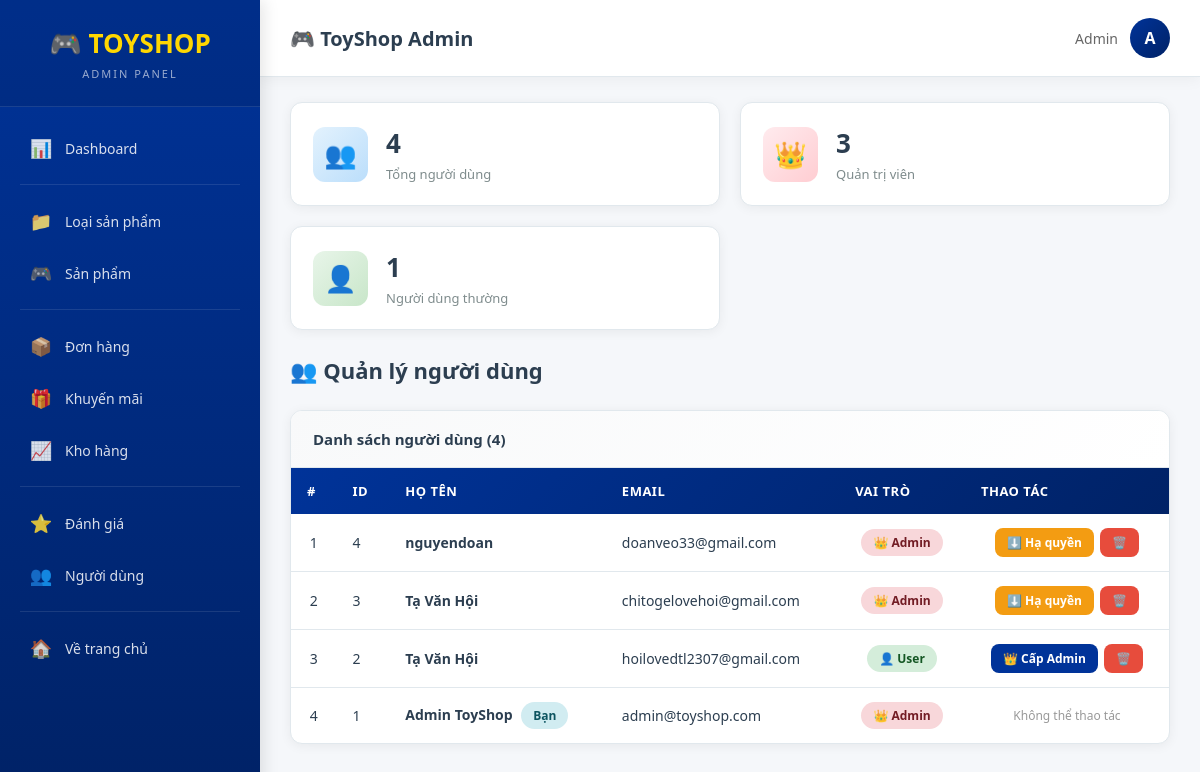
Page /Admin/userList (signed in) on the earlier database version.
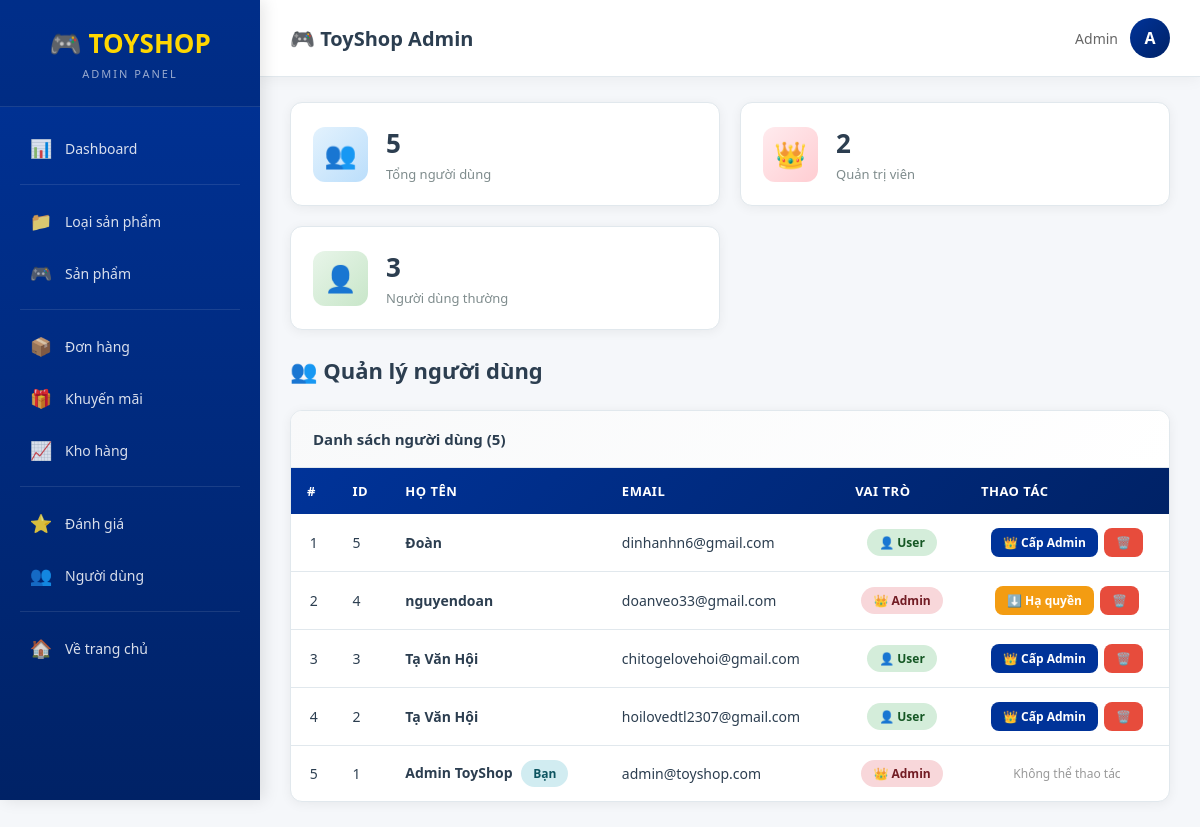
Same page on the later database version.
### tables this page shows
CREATE TABLE `tbluser` (
  `user_id` int(11) NOT NULL,
  `fullname` varchar(100) DEFAULT NULL,
  `email` varchar(100) DEFAULT NULL,
  `password` varchar(255) DEFAULT NULL,
  `is_verified` tinyint(1) DEFAULT 0,
  `verification_token` int(11) DEFAULT NULL,
  `created_at` datetime DEFAULT current_timestamp(),
  `role` enum('user','admin') DEFAULT 'user'
);

### app/Controller.php (called while the page is built, shortened)
<?php
class Controller {
    public function model($model){
        return new $model;
    }
    public function view($view, $data = []){
        extract($data);
        require "./views/" . $view . ".php";
    }
}

### controllers/Admin.php (called while the page is built, shortened)
<?php
class Admin extends Controller{
    public function userList() {
        $userModel = $this->model('UserModel');
        $users = $userModel->getAllUsers();
        $stats = [
            'total' => count($users),
            'admins' => 0,
            'users' => 0
        ];
        foreach ($users as $u) {
            if (($u['role'] ?? '') === 'admin') {
                $stats['admins']++;
            } else {
                $stats['users']++;
            }
        }
        $this->view('adminPage', [
            'page' => 'UserListView',
            'users' => $users,
            'stats' => $stats
        ]);
    }
}

### app/App.php (called while the page is built, shortened)
<?php
class App{
    protected $action="Show";
 public function __construct(){
        $arr=array();
        if(isset($_GET["url"])){
            $arr=$this->urlprocess();
        }
        if(isset($arr[0])&& file_exists("./controllers/".$arr[0].".php")){
            unset($arr[0]);
        }
        $this->controller= new $this->controller;
        if(isset($arr[1]) && method_exists($this->controller,$arr[1])){
            $this->action=$arr[1];
        }
        unset($arr[1]);
        $this->param =$arr?array_values($arr):array();
        call_user_func_array(array($this->controller,$this->action),$this->param);
    }
   public function urlprocess(){
        if(isset($_GET["url"])){
           return explode('/', filter_var(trim($_GET["url"],'/')));
        }
        return array();
    }
}

### index.php (called while the page is built, shortened)
<?php
require_once "app/DB.php";
require_once "app/Controller.php";
require_once "app/App.php";
$App = new App();
?>

### app/DB.php (called while the page is built, shortened)
<?php
class DB
{
    private $host = 'localhost';
    private $user = 'root';
    private $pass = '';
    private $dbname = 'websitedochoi';
    public function __construct()
    {
        $this->db = $this->Connect();
    }
    public function Connect()
    {
        try {
            $dsn = 'mysql:host=' . $this->host . ';port=3306;dbname=' . $this->dbname . ';charset=utf8mb4';
            $pdo = new PDO($dsn, $this->user, $this->pass);
            $pdo->setAttribute(PDO::ATTR_DEFAULT_FETCH_MODE, PDO::FETCH_ASSOC);
            $pdo->setAttribute(PDO::ATTR_ERRMODE, PDO::ERRMODE_EXCEPTION);
            return $pdo;
        } catch (PDOException $e) {
            error_log("Database connection error: " . $e->getMessage());
            die("Không thể kết nối database. Vui lòng kiểm tra cấu hình.");
        }
    }
}

### models/UserModel.php (called while the page is built, shortened)
<?php
class UserModel extends DB {
    private $table = "tbluser";
    public function getAllUsers() {
        $sql = "SELECT * FROM {$this->table} ORDER BY user_id DESC";
        $stmt = $this->db->prepare($sql);
        $stmt->execute();
        return $stmt->fetchAll(PDO::FETCH_ASSOC);
    }
}

### views/Back_end/UserListView.php (the view, shortened to what the changed rows need)
<?php
$users = $data['users'] ?? [];
$stats = $data['stats'] ?? [];
?>
<div class="stats-grid">
    <div class="stat-card">
        <div class="stat-info">
            <h3><?= $stats['total'] ?? 0 ?></h3>
            <p>Tổng người dùng</p>
        </div>
    </div>
    <div class="stat-card">
        <div class="stat-info">
            <h3><?= $stats['admins'] ?? 0 ?></h3>
            <p>Quản trị viên</p>
        </div>
    </div>
    <div class="stat-card">
        <div class="stat-info">
            <h3><?= $stats['users'] ?? 0 ?></h3>
            <p>Người dùng thường</p>
        </div>
    </div>
</div>
<div class="page-header">
    <h2 class="page-title">👥 Quản lý người dùng</h2>
</div>
<div class="card">
    <div class="card-header">Danh sách người dùng (<?= count($users) ?>)</div>
    <div class="table-responsive">
        <table class="table">
            <thead>
                <tr>
                    <th class="text-center">#</th>
                    <th>ID</th>
                    <th>Họ tên</th>
                    <th>Email</th>
                    <th class="text-center">Vai trò</th>
                    <th class="text-center">Thao tác</th>
                </tr>
            </thead>
            <tbody>
                <?php if (!empty($users)): $i = 1; ?>
                    <?php foreach ($users as $user): ?>
                    <?php $isCurrentUser = ($user['user_id'] == ($_SESSION['user']['user_id'] ?? 0)); ?>
                    <tr>
                        <td class="text-center"><?= $i++ ?></td>
                        <td><?= $user['user_id'] ?></td>
                        <td>
                            <strong><?= htmlspecialchars($user['fullname'] ?? '') ?></strong>
                            <?php if ($isCurrentUser): ?>
                                <span class="badge badge-info" style="margin-left:5px;">Bạn</span>
                            <?php endif; ?>
                        </td>
                        <td><?= htmlspecialchars($user['email'] ?? '') ?></td>
                        <td class="text-center">
                            <?php if (($user['role'] ?? '') === 'admin'): ?>
                                <span class="badge badge-danger">👑 Admin</span>
                            <?php else: ?>
                                <span class="badge badge-success">👤 User</span>
                            <?php endif; ?>
                        </td>
                        <td class="text-center">
                            <div class="action-btns">
                                <?php if (!$isCurrentUser): ?>
                                    <?php if (($user['role'] ?? '') === 'admin'): ?>
                                        <a href="<?= APP_URL ?>/Admin/userRemoveAdmin/<?= $user['user_id'] ?>"
                                           class="btn btn-warning btn-sm"
                                           onclick="return confirm('Thu hồi quyền Admin của người dùng này?')"
                                           title="Thu hồi quyền Admin">
                                            ⬇️ Hạ quyền
                                        </a>
                                    <?php else: ?>
                                        <a href="<?= APP_URL ?>/Admin/userSetAdmin/<?= $user['user_id'] ?>"
                                           class="btn btn-primary btn-sm"
                                           onclick="return confirm('Cấp quyền Admin cho người dùng này?')"
                                           title="Cấp quyền Admin">
                                            👑 Cấp Admin
                                        </a>
                                    <?php endif; ?>
                                    <a href="<?= APP_URL ?>/Admin/userDelete/<?= $user['user_id'] ?>"
                                       class="btn btn-danger btn-sm"
                                       onclick="return confirm('Xóa người dùng này? Hành động này không thể hoàn tác!')"
                                       title="Xóa người dùng">
                                        🗑️
                                    </a>
                                <?php else: ?>
                                    <span style="color:#999; font-size:12px;">Không thể thao tác</span>
                                <?php endif; ?>
                            </div>
                        </td>
                    </tr>
                    <?php endforeach; ?>
                <?php endif; ?>
            </tbody>
        </table>
    </div>
</div>

Differences in the rows shown:
added tbluser: user_id "5", fullname "Đoàn", email "dinhanhn6@gmail.com", role "👤 User"
changed tbluser "chitogelovehoi@gmail.com": role "👑 Admin ⬇️ Hạ quyền" → "👤 User 👑 Cấp Admin"
Other differences:
$stats['total']: "4" → "5"
$stats['admins']: "3" → "2"
$stats['users']: "1" → "3"
count($users): "4" → "5"
